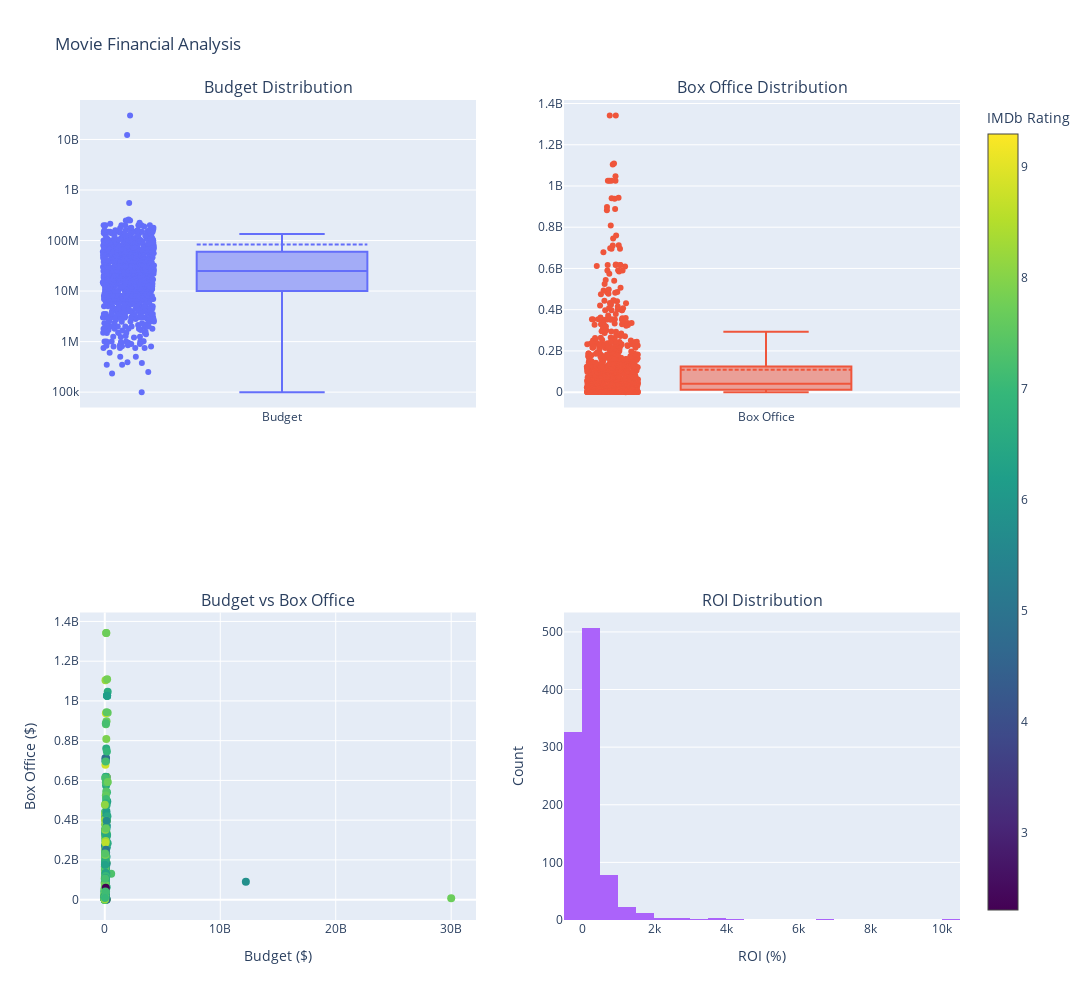
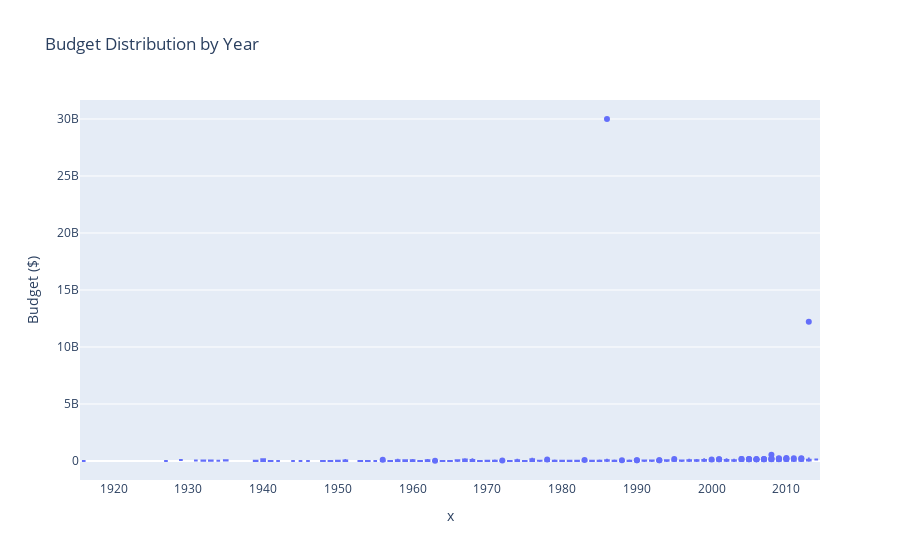
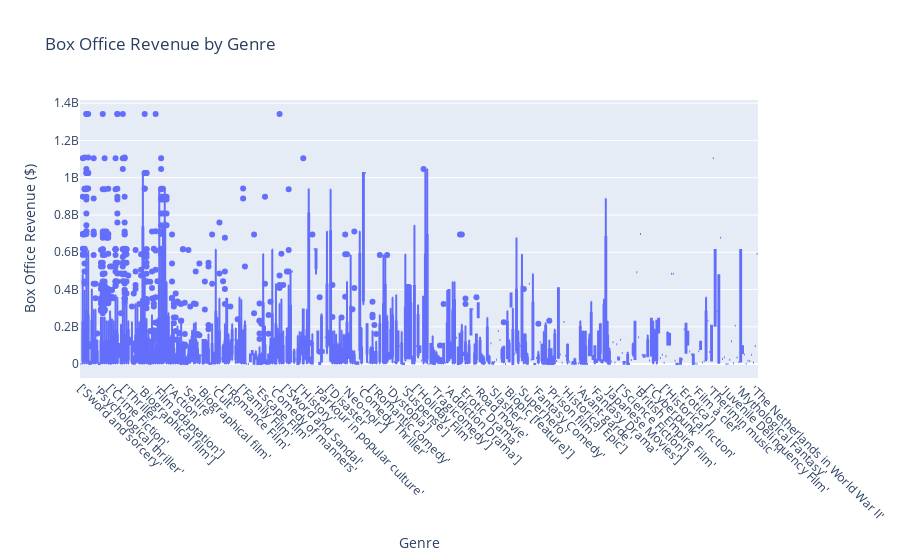
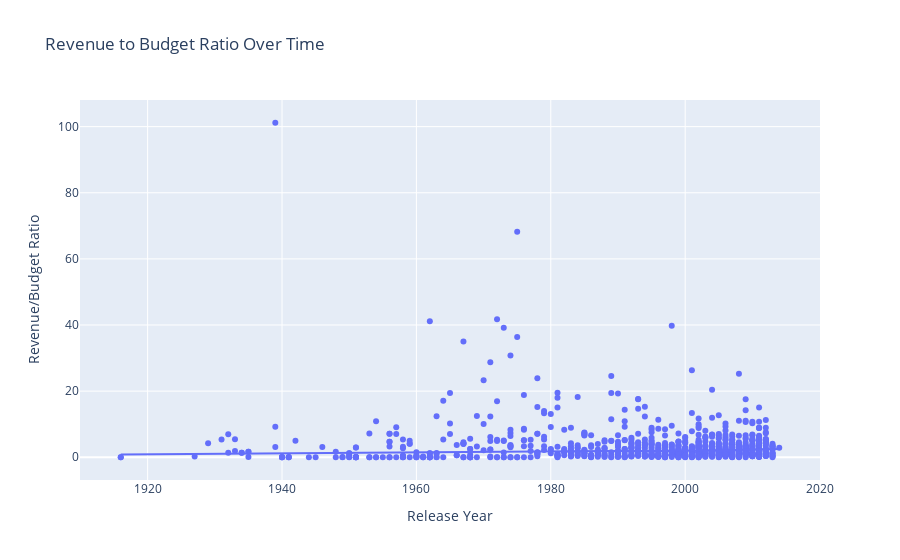

Notebook code for these charts, in order:
### Code cell
import plotly.express as px
import plotly.graph_objects as go
from plotly.subplots import make_subplots
import numpy as np

def visualize_financial_data(df):
    """
    Create interactive visualizations for budget and box office data
    """
    # Create subplots
    fig = make_subplots(
        rows=2, cols=2,
        subplot_titles=('Budget Distribution', 'Box Office Distribution',
                       'Budget vs Box Office', 'ROI Distribution'),
        specs=[[{"type": "box"}, {"type": "box"}],
               [{"type": "scatter"}, {"type": "histogram"}]]
    )

    # 1. Budget Distribution (Box Plot)
    fig.add_trace(
        go.Box(y=df['scraped_budget'],
               name='Budget',
               boxpoints='all',
               customdata=df['movie_title'],
               jitter=0.3,  # add some jitter for better visibility
               pointpos=-1.8,  # position of points
               boxmean=True),  # show mean
        row=1, col=1
    )
    fig.update_yaxes(type="log", row=1, col=1)

    # 2. Box Office Distribution (Box Plot)
    fig.add_trace(
        go.Box(y=df['scraped_boxoffice'],
               name='Box Office',
               boxpoints='all',
               jitter=0.3,
               pointpos=-1.8,
               boxmean=True),
        row=1, col=2
    )

    # 3. Budget vs Box Office (Scatter Plot)
    fig.add_trace(
        go.Scatter(x=df['scraped_budget'],
                  y=df['scraped_boxoffice'],
                  mode='markers',
                  name='Movies',
                  text=df['movie_title'],  # hover text
                  marker=dict(
                      size=8,
                      color=df['imdb_rating'],  # color by rating
                      colorscale='Viridis',
                      showscale=True,
                      colorbar=dict(title='IMDb Rating')
                  )),
        row=2, col=1
    )

    # 4. Calculate and plot ROI (Return on Investment)
    roi = (df['scraped_boxoffice'] - df['scraped_budget']) / df['scraped_budget'] * 100
    fig.add_trace(
        go.Histogram(x=roi,
                    name='ROI',
                    nbinsx=30),
        row=2, col=2
    )

    # Update layout
    fig.update_layout(
        height=1000,
        width=1200,
        title_text="Movie Financial Analysis",
        showlegend=False
    )

    # Update axes labels
    fig.update_xaxes(title_text="Budget ($)", row=2, col=1)
    fig.update_yaxes(title_text="Box Office ($)", row=2, col=1)
    fig.update_xaxes(title_text="ROI (%)", row=2, col=2)
    fig.update_yaxes(title_text="Count", row=2, col=2)

    fig.show()

    # Create additional detailed visualizations
    
    # 5. Budget Distribution by Year
    fig2 = px.box(df, 
                  x=df['movie_release'].astype(int), 
                  y='scraped_budget',
                  title='Budget Distribution by Year',
                  labels={'movie_release': 'Release Year', 
                         'scraped_budget': 'Budget ($)'},
                  hover_data=['movie_title'])
    fig2.show()

    # 6. Box Office Success by Genre
    # First, explode the genres
    genres_data = df.copy()
    genres_data['movie_genres'] = genres_data['movie_genres'].fillna('Unknown')
    genres_data['genres_list'] = genres_data['movie_genres'].str.split(',')
    genres_data = genres_data.explode('genres_list')

    fig3 = px.box(genres_data, 
                  x='genres_list', 
                  y='scraped_boxoffice',
                  title='Box Office Revenue by Genre',
                  labels={'genres_list': 'Genre', 
                         'scraped_boxoffice': 'Box Office Revenue ($)'},
                  hover_data=['movie_title'])
    fig3.update_xaxes(tickangle=45)
    fig3.show()

    # 7. Budget vs Revenue Ratio Over Time
    df['revenue_ratio'] = df['scraped_boxoffice'] / df['scraped_budget']
    
    fig4 = px.scatter(df, 
                      x='movie_release', 
                      y='revenue_ratio',
                      title='Revenue to Budget Ratio Over Time',
                      labels={'movie_release': 'Release Year', 
                             'revenue_ratio': 'Revenue/Budget Ratio'},
                      hover_data=['movie_title', 'scraped_budget', 'scraped_boxoffice'],
                      trendline="lowess")  # Add trend line
    fig4.show()

    # Print summary statistics
    print("\nSummary Statistics:")
    print("\nBudget (USD):")
    print(df['movie_budget'].describe())
    print("\nBox Office Revenue (USD):")
    print(df['movie_revenue'].describe())
    print("\nROI (%):")
    print(roi.describe())

# Call the visualization function
visualize_financial_data(df_results)

### Figure 1 — Plotly figure (JSON) as saved in the notebook; plotly's stock layout.template omitted (floating-point values rounded to 4 significant figures; data arrays with more than 128 entries replaced by an {"elided": "..."} marker saying what was removed)
{"data": [{"boxmean": true, "boxpoints": "all", "customdata": {"elided": "963 str values"}, "jitter": 0.3, "name": "Budget", "pointpos": -1.8, "type": "box", "xaxis": "x", "y": {"elided": "963 int values"}, "yaxis": "y"}, {"boxmean": true, "boxpoints": "all", "jitter": 0.3, "name": "Box Office", "pointpos": -1.8, "type": "box", "xaxis": "x2", "y": {"elided": "963 int values"}, "yaxis": "y2"}, {"marker": {"color": {"elided": "963 float values"}, "colorbar": {"title": {"text": "IMDb Rating"}}, "colorscale": [[0, "#440154"], [0.1111, "#482878"], [0.2222, "#3e4989"], [0.3333, "#31688e"], [0.4444, "#26828e"], [0.5556, "#1f9e89"], [0.6667, "#35b779"], [0.7778, "#6ece58"], [0.8889, "#b5de2b"], [1, "#fde725"]], "showscale": true, "size": 8}, "mode": "markers", "name": "Movies", "text": {"elided": "963 str values"}, "type": "scatter", "x": {"elided": "963 int values"}, "xaxis": "x3", "y": {"elided": "963 int values"}, "yaxis": "y3"}, {"name": "ROI", "nbinsx": 30, "type": "histogram", "x": {"elided": "963 float values"}, "xaxis": "x4", "yaxis": "y4"}], "layout": {"annotations": [{"font": {"size": 16}, "showarrow": false, "text": "Budget Distribution", "x": 0.225, "xanchor": "center", "xref": "paper", "y": 1, "yanchor": "bottom", "yref": "paper"}, {"font": {"size": 16}, "showarrow": false, "text": "Box Office Distribution", "x": 0.775, "xanchor": "center", "xref": "paper", "y": 1, "yanchor": "bottom", "yref": "paper"}, {"font": {"size": 16}, "showarrow": false, "text": "Budget vs Box Office", "x": 0.225, "xanchor": "center", "xref": "paper", "y": 0.375, "yanchor": "bottom", "yref": "paper"}, {"font": {"size": 16}, "showarrow": false, "text": "ROI Distribution", "x": 0.775, "xanchor": "center", "xref": "paper", "y": 0.375, "yanchor": "bottom", "yref": "paper"}], "height": 1000, "showlegend": false, "title": {"text": "Movie Financial Analysis"}, "width": 1200, "xaxis": {"anchor": "y", "domain": [0, 0.45]}, "xaxis2": {"anchor": "y2", "domain": [0.55, 1]}, "xaxis3": {"anchor": "y3", "domain": [0, 0.45], "title": {"text": "Budget ($)"}}, "xaxis4": {"anchor": "y4", "domain": [0.55, 1], "title": {"text": "ROI (%)"}}, "yaxis": {"anchor": "x", "domain": [0.625, 1], "type": "log"}, "yaxis2": {"anchor": "x2", "domain": [0.625, 1]}, "yaxis3": {"anchor": "x3", "domain": [0, 0.375], "title": {"text": "Box Office ($)"}}, "yaxis4": {"anchor": "x4", "domain": [0, 0.375], "title": {"text": "Count"}}}}

### Figure 2 — Plotly figure (JSON) as saved in the notebook; plotly's stock layout.template omitted (floating-point values rounded to 4 significant figures; data arrays with more than 128 entries replaced by an {"elided": "..."} marker saying what was removed)
{"data": [{"alignmentgroup": "True", "customdata": {"elided": "963x1 str values"}, "hovertemplate": "x=%{x}<br>Budget ($)=%{y}<br>movie_title=%{customdata[0]}<extra></extra>", "legendgroup": "", "marker": {"color": "#636efa"}, "name": "", "notched": false, "offsetgroup": "", "orientation": "v", "showlegend": false, "type": "box", "x": {"elided": "963 int values"}, "x0": " ", "xaxis": "x", "y": {"elided": "963 int values"}, "y0": " ", "yaxis": "y"}], "layout": {"boxmode": "group", "legend": {"tracegroupgap": 0}, "title": {"text": "Budget Distribution by Year"}, "xaxis": {"anchor": "y", "domain": [0, 1], "title": {"text": "x"}}, "yaxis": {"anchor": "x", "domain": [0, 1], "title": {"text": "Budget ($)"}}}}

### Figure 3 — Plotly figure (JSON) as saved in the notebook; plotly's stock layout.template omitted (floating-point values rounded to 4 significant figures; data arrays with more than 128 entries replaced by an {"elided": "..."} marker saying what was removed)
{"data": [{"alignmentgroup": "True", "customdata": {"elided": "5706x1 str values"}, "hovertemplate": "Genre=%{x}<br>Box Office Revenue ($)=%{y}<br>movie_title=%{customdata[0]}<extra></extra>", "legendgroup": "", "marker": {"color": "#636efa"}, "name": "", "notched": false, "offsetgroup": "", "orientation": "v", "showlegend": false, "type": "box", "x": {"elided": "5706 str values"}, "x0": " ", "xaxis": "x", "y": {"elided": "5706 int values"}, "y0": " ", "yaxis": "y"}], "layout": {"boxmode": "group", "legend": {"tracegroupgap": 0}, "title": {"text": "Box Office Revenue by Genre"}, "xaxis": {"anchor": "y", "domain": [0, 1], "tickangle": 45, "title": {"text": "Genre"}}, "yaxis": {"anchor": "x", "domain": [0, 1], "title": {"text": "Box Office Revenue ($)"}}}}

### Figure 4 — Plotly figure (JSON) as saved in the notebook; plotly's stock layout.template omitted (floating-point values rounded to 4 significant figures; data arrays with more than 128 entries replaced by an {"elided": "..."} marker saying what was removed)
{"data": [{"customdata": {"elided": "963x3 mixed values"}, "hovertemplate": "Release Year=%{x}<br>Revenue/Budget Ratio=%{y}<br>movie_title=%{customdata[0]}<br>scraped_budget=%{customdata[1]}<br>scraped_boxoffice=%{customdata[2]}<extra></extra>", "legendgroup": "", "marker": {"color": "#636efa", "symbol": "circle"}, "mode": "markers", "name": "", "orientation": "v", "showlegend": false, "type": "scatter", "x": {"elided": "963 int values"}, "xaxis": "x", "y": {"elided": "963 float values"}, "yaxis": "y"}, {"hovertemplate": "<b>LOWESS trendline</b><br><br>Release Year=%{x}<br>Revenue/Budget Ratio=%{y} <b>(trend)</b><extra></extra>", "legendgroup": "", "marker": {"color": "#636efa", "symbol": "circle"}, "mode": "lines", "name": "", "showlegend": false, "type": "scatter", "x": {"elided": "963 int values"}, "xaxis": "x", "y": {"elided": "963 float values"}, "yaxis": "y"}], "layout": {"legend": {"tracegroupgap": 0}, "title": {"text": "Revenue to Budget Ratio Over Time"}, "xaxis": {"anchor": "y", "domain": [0, 1], "title": {"text": "Release Year"}}, "yaxis": {"anchor": "x", "domain": [0, 1], "title": {"text": "Revenue/Budget Ratio"}}}}
